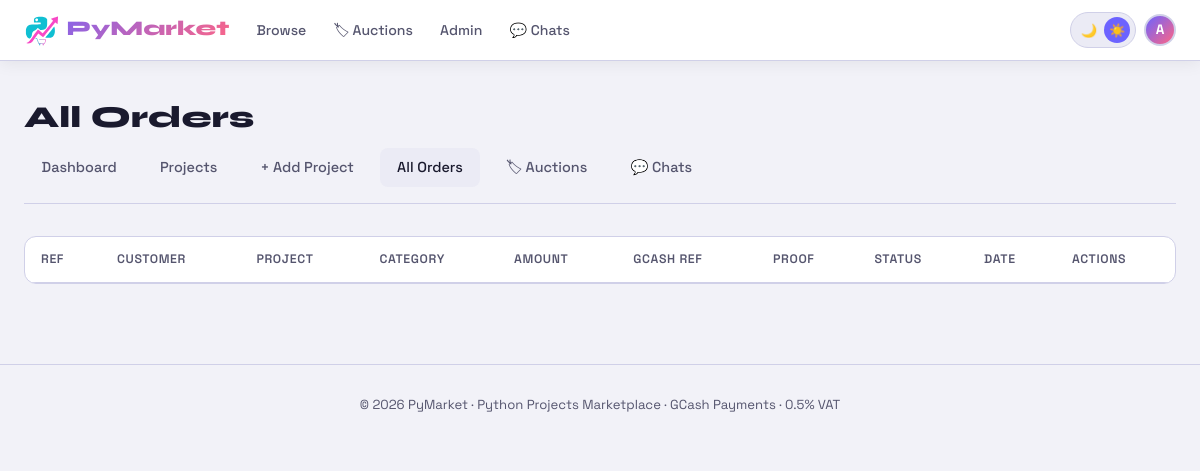
Page /admin/orders (signed in) on the earlier database version.
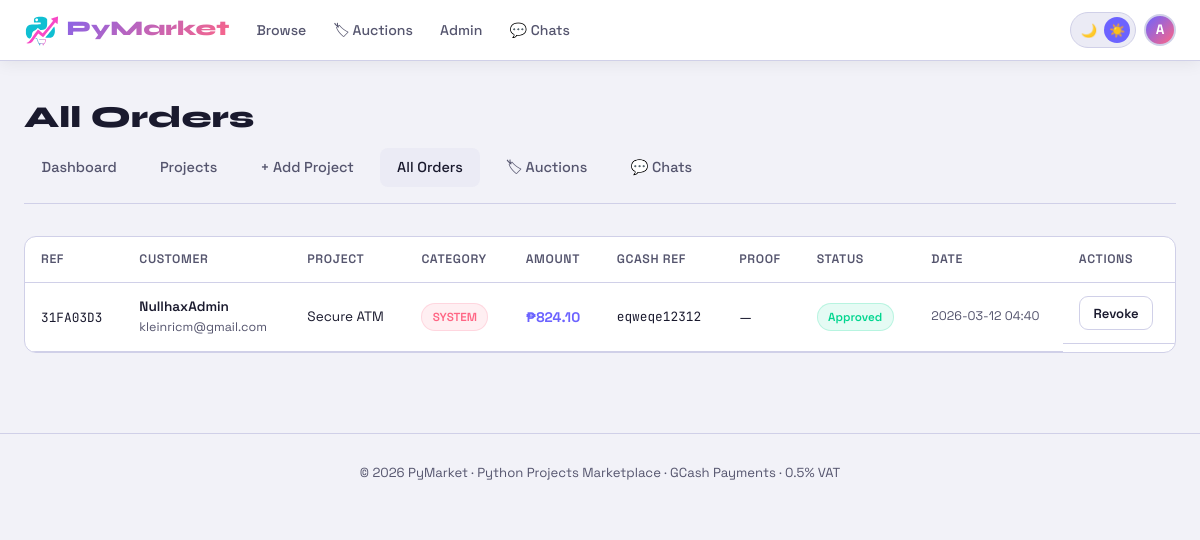
Same page on the later database version.
### tables this page shows
CREATE TABLE orders (
                id INTEGER PRIMARY KEY AUTOINCREMENT,
                order_ref TEXT UNIQUE NOT NULL,
                user_id INTEGER NOT NULL,
                project_id INTEGER NOT NULL,
                amount REAL NOT NULL,
                status TEXT DEFAULT "pending",
                gcash_ref TEXT,
                payment_screenshot TEXT,
                created_at TEXT DEFAULT CURRENT_TIMESTAMP,
                approved_at TEXT,
                FOREIGN KEY(user_id) REFERENCES users(id),
                FOREIGN KEY(project_id) REFERENCES projects(id)
            );

CREATE TABLE users (
                id INTEGER PRIMARY KEY AUTOINCREMENT,
                username TEXT UNIQUE NOT NULL,
                email TEXT UNIQUE NOT NULL,
                password TEXT NOT NULL,
                bio TEXT DEFAULT '',
                avatar TEXT DEFAULT '',
                is_admin INTEGER DEFAULT 0,
                created_at TEXT DEFAULT CURRENT_TIMESTAMP
            );

CREATE TABLE projects (
                id INTEGER PRIMARY KEY AUTOINCREMENT,
                title TEXT NOT NULL,
                description TEXT NOT NULL,
                price REAL NOT NULL,
                tech_stack TEXT,
                category TEXT,
                file_path TEXT,
                is_active INTEGER DEFAULT 1,
                created_at TEXT DEFAULT CURRENT_TIMESTAMP
            );

### app.py (the view)
@app.route('/admin/orders')
@login_required
@admin_required
def admin_orders():
    db=get_db()
    orders=db.execute('''
        SELECT o.*, u.username, u.email, p.title, p.category FROM orders o
        JOIN users u ON o.user_id=u.id JOIN projects p ON o.project_id=p.id
        ORDER BY o.created_at DESC
    ''').fetchall()
    return render_template('admin/orders.html', orders=orders)

### app.py (called while the page is built)
def get_db():
    conn = sqlite3.connect(DB_PATH)
    conn.row_factory = sqlite3.Row
    return conn

def login_required(f):
    @wraps(f)
    def decorated(*args, **kwargs):
        if 'user_id' not in session:
            flash('login_required')
            return redirect(url_for('login', next=request.url))
        return f(*args, **kwargs)
    return decorated

def admin_required(f):
    @wraps(f)
    def decorated(*args, **kwargs):
        if not session.get('is_admin'):
            return redirect(url_for('index'))
        return f(*args, **kwargs)
    return decorated

### templates/admin/orders.html (shortened to what this page needs)
{% extends 'base.html' %}
{% block content %}
<div class="container">
  <h1 class="page-title">All Orders</h1>
  <div class="admin-nav">
    <a href="{{ url_for('admin_dashboard') }}">Dashboard</a>
    <a href="{{ url_for('admin_projects') }}">Projects</a>
    <a href="{{ url_for('admin_add_project') }}">+ Add Project</a>
    <a href="{{ url_for('admin_orders') }}" class="active">All Orders</a>
    <a href="{{ url_for('admin_auctions')}}" >🏷 Auctions</a>
    <a href="{{ url_for('admin_chats') }}">💬 Chats</a>
  </div>
  <div class="table-wrap" style="background:var(--surface);border:1px solid var(--border);border-radius:12px;overflow:hidden">
    <table>
      <thead><tr><th>Ref</th><th>Customer</th><th>Project</th><th>Category</th><th>Amount</th><th>GCash Ref</th><th>Proof</th><th>Status</th><th>Date</th><th>Actions</th></tr></thead>
      <tbody>
        {% for o in orders %}
        <tr>
          <td><span style="font-family:var(--mono);font-size:.8rem">{{ o['order_ref'] }}</span></td>
          <td><div style="font-weight:600;font-size:.85rem">{{ o['username'] }}</div><div style="color:var(--muted);font-size:.78rem">{{ o['email'] }}</div></td>
          <td style="font-size:.85rem;max-width:160px">{{ o['title'] }}</td>
          <td>{% if o['category'] %}<span class="badge badge-cat">{{ o['category'] }}</span>{% else %}—{% endif %}</td>
          <td style="font-weight:700;color:var(--accent)">₱{{ "%.2f"|format(o['amount']) }}</td>
          <td style="font-family:var(--mono);font-size:.8rem">{{ o['gcash_ref'] or '—' }}</td>
          <td>{% if o['payment_screenshot'] %}<a href="{{ url_for('view_payment_proof', filename=o['payment_screenshot']) }}" target="_blank" class="btn btn-outline btn-sm">View</a>{% else %}—{% endif %}</td>
          <td>
            {% if o['status'] == 'approved' %}<span class="badge badge-green">Approved</span>
            {% elif o['status'] == 'pending' %}<span class="badge badge-yellow">Pending</span>
            {% else %}<span class="badge badge-red">Rejected</span>{% endif %}
          </td>
          <td style="color:var(--muted);font-size:.78rem">{{ o['created_at'][:16] }}</td>
          <td style="display:flex;gap:.4rem;flex-wrap:wrap">
            {% if o['status'] == 'pending' %}
              <a href="{{ url_for('approve_order', oid=o['id']) }}" class="btn btn-success btn-sm">✅</a>
              <a href="{{ url_for('reject_order', oid=o['id']) }}" class="btn btn-danger btn-sm">❌</a>
            {% elif o['status'] == 'approved' %}
              <a href="{{ url_for('reject_order', oid=o['id']) }}" class="btn btn-outline btn-sm">Revoke</a>
            {% else %}
              <a href="{{ url_for('approve_order', oid=o['id']) }}" class="btn btn-outline btn-sm">Re-approve</a>
            {% endif %}
          </td>
        </tr>
        {% endfor %}
      </tbody>
    </table>
  </div>
</div>
{% endblock %}

Differences in the rows shown:
added orders: order_ref "31FA03D3", username "NullhaxAdmin", email "kleinricm@gmail.com", title "Secure ATM", category "SYSTEM", amount "824.10", gcash_ref "eqweqe12312", status "Approved", created_at "2026-03-12 04:40"
